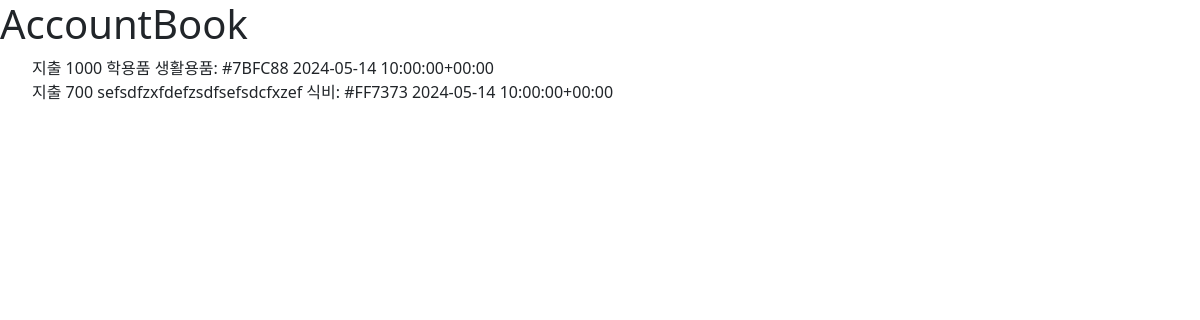
The app's page /accountbook/list/, older data.
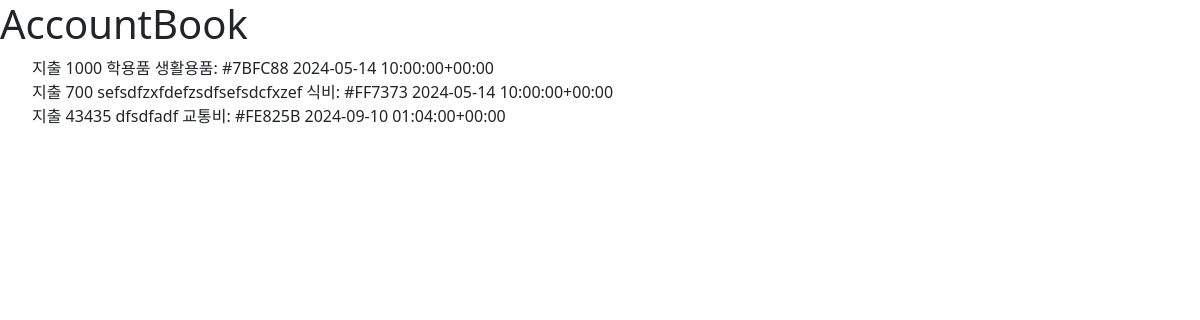
The same page, newer data.
### accountbook/models.py (models this page shows)
class AccountBook(models.Model):
    TYPE_CHOICES = [
        (0, '지출'),
        (1, '수입'),
    ]
    type = models.PositiveSmallIntegerField(choices=TYPE_CHOICES, default=0)  # 0:지출, 1:수입
    price = models.IntegerField()
    category = models.ForeignKey(Category, on_delete=models.CASCADE)  # models.CASCADE() 에서 () 삭제!!!    1:n관계
    time = models.DateTimeField()
    contents = models.TextField()
    created_at = models.DateTimeField(auto_now_add=True)
    updated_at = models.DateTimeField(auto_now=True)
    def __str__(self):  # get_type_display(): 0 -> 지출
        return f'{self.get_type_display()} {self.price} {self.contents} {self.category} {self.time}'

class Category(models.Model):
    name = models.CharField(max_length=20)
    bgcolor = models.CharField(max_length=7)  # '#ff007f'
    class Meta:
        verbose_name_plural = 'categories'  #복수형 단어 설정
    def __str__(self):
        return f'{self.name}: {self.bgcolor}'

### accountbook/views.py (the view)
# urls.py: path('list/', views.AccountBookListView.as_view(), name='accountbook_list'),
class AccountBookListView(ListView):
    model = AccountBook

### accountbook/templates/accountbook/accountbook_list.html (shortened to what this page needs)
{% extends 'base.html' %}
{% block content %}
    <h1>AccountBook</h1>
    <ul>
        {% for accountbook in accountbook_list %}
            <li>{{ accountbook }}</li>
        {% endfor %}
    </ul>
{% endblock %}

Row changes from the older to the newer data that the page shows:
added AccountBook: type+price+contents "지출 43435 dfsdfadf 교통비: #FE825B 2024-09-10 01:04:00+00:00"
